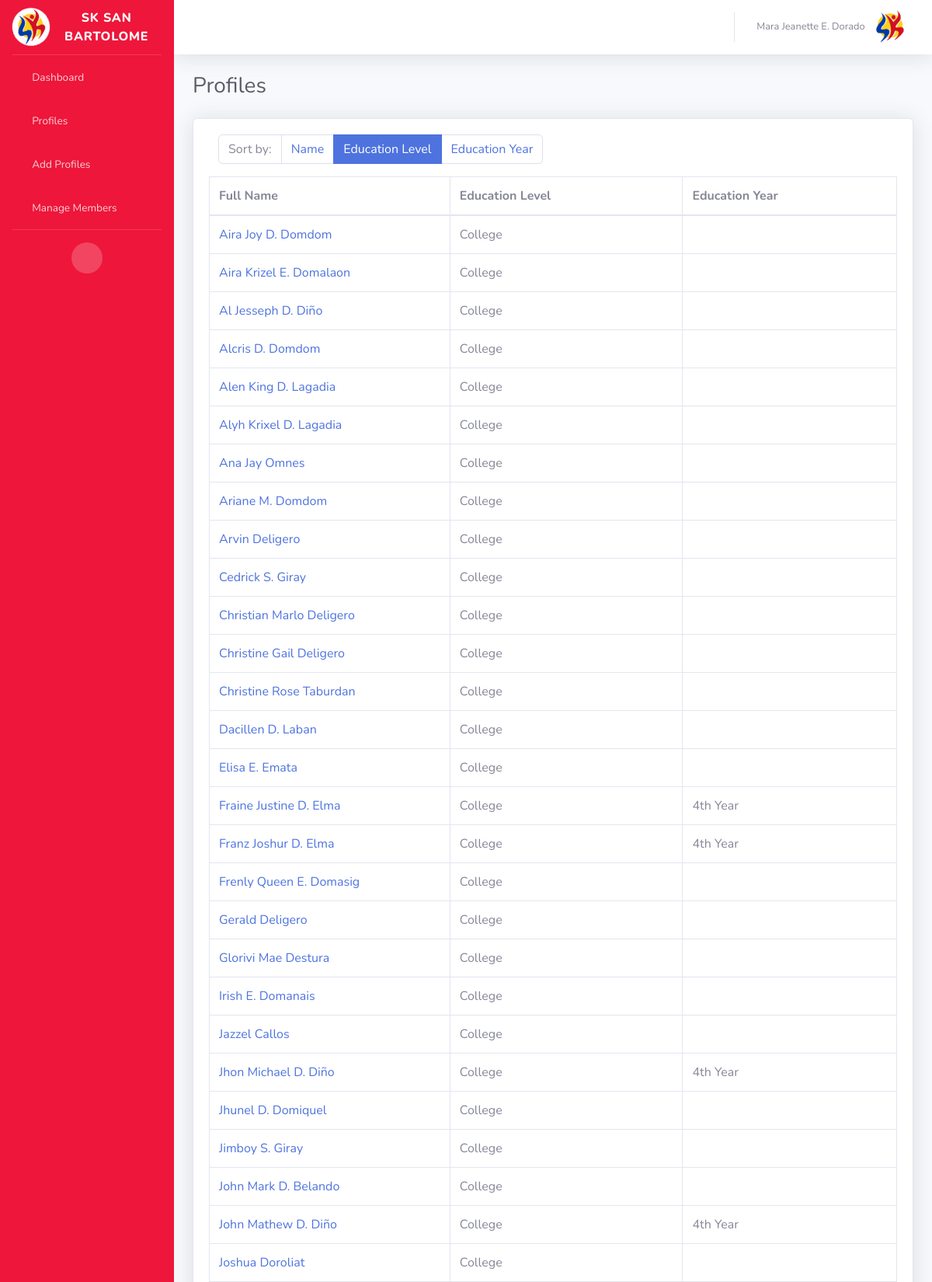
The page /filter_level/ (signed in, upper part) on the database its author committed.
### profiling/models.py (models this page shows)
class Profile (models.Model):
    education_level_choices = (
        ("College","College"),
        ("High School","High School"),
        ("Elementary","Elementary"),
        ("Out of School","Out of School"),
        ("Graduates","Graduates")
    )
    education_year_choices = (
        ("Grade 1","Grade 1"),
        ("Grade 2", "Grade 2"),
        ("Grade 3", "Grade 3"),
        ("Grade 4", "Grade 4"),
        ("Grade 5", "Grade 5"),
        ("Grade 6", "Grade 6"),
        ("Grade 7", "Grade 7"),
        ("Grade 8", "Grade 8"),
        ("Grade 9", "Grade 9"),
        ("Grade 10", "Grade 10"),
        ("Grade 11", "Grade 11"),
        ("Grade 12", "Grade 12"),
        ("1st Year", "1st Year"),
        ("2nd Year", "2nd Year"),
        ("3rd Year", "3rd Year"),
        ("4th Year", "4th Year"),
        ("5th Year", "5th Year"),
    )
    sex_choices = (
        ("Male","Male"),
        ("Female","Female"),
    )
    full_name = models.CharField(max_length=250)
    first_name = models.CharField(max_length=250)
    middle_name = models.CharField(max_length=250, null=True, blank=True)
    last_name = models.CharField(max_length=250)
    birthday = models.DateField(null=True, blank=True)
    age = models.IntegerField( null=True, blank=True)
    education_level = models.CharField(max_length=250, choices=education_level_choices)
    education_year = models.CharField(max_length=250, choices=education_year_choices,null=True, blank=True)
    school = models.CharField(max_length=250, null=True, blank=True)
    sex = models.CharField(max_length=250, null=True, blank=True, choices=sex_choices)
    purok = models.CharField(max_length=250, null=True, blank=True)
    slug = models.SlugField(max_length=250)
    def __str__(self):
        return self.full_name

### profiling/views.py (the view)
# urls.py: path('filter_level/', views.profile_filter_level, name="profile_filter_level_page"),
@login_required
def profile_filter_level(response):
    datas = Profile.objects.all().order_by('education_level')
    print(datas)
    current_user = response.user
    return render(response, "profiles/profiles-filter-level.html",{
        'datas':datas,
        'current_user': current_user,
    })

### profiling/templates/profiles/profiles-filter-level.html (shortened to what this page needs)
{% extends 'dashboard/index.html' %}
{% load static %}
{% block content %}
    <div class="d-sm-flex align-items-center justify-content-between mb-4">
        <h1 class="h3 mb-0 text-gray-800">Profiles</h1>
    </div>
    <div class="card shadow mb-4" style="">
        <div class="card-body">
            <div class="col-sm-12 col-md-7">
                <div class="dataTables_paginate paging_simple_numbers" id="dataTable_paginate">
                    <ul class="pagination">
                        <li class="paginate_button page-item previous disabled" id="dataTable_previous"><a
                                href="#" aria-controls="dataTable" data-dt-idx="0" tabindex="0"
                                class="page-link">Sort by: </a></li>
                        <li class="paginate_button page-item "><a href="{% url 'profiles' %}"
                                                                        aria-controls="dataTable"
                                                                        data-dt-idx="1" tabindex="0"
                                                                        class="page-link">Name</a></li>
                        <li class="paginate_button page-item active "><a href="{% url 'profile_filter_level_page' %}"
                                                                  aria-controls="dataTable"
                                                                  data-dt-idx="2" tabindex="0"
                                                                  class="page-link">Education Level</a></li>
                        <li class="paginate_button page-item "><a href="{% url 'profile_filter_year_page' %}"
                                                                  aria-controls="dataTable"
                                                                  data-dt-idx="3" tabindex="0"
                                                                  class="page-link">Education Year</a></li>
                    </ul>
                </div>
            </div>
            <div class="table-responsive">
                <div id="dataTable_wrapper" class="dataTables_wrapper dt-bootstrap4">
                    <div class="row">
                        <div class="col-sm-12">
                            <table class="table table-bordered dataTable" id="dataTable" width="100%" cellspacing="0"
                                   role="grid" aria-describedby="dataTable_info" style="width: 100%;">
                                <thead>
                                <tr role="row">
                                    <th class="sorting sorting_asc" tabindex="0" aria-controls="dataTable" rowspan="1"
                                        colspan="1" aria-sort="ascending"
                                        aria-label="Name: activate to sort column descending" style="width: 57px;">Full
                                        Name
                                    </th>
                                    <th class="sorting" tabindex="0" aria-controls="dataTable" rowspan="1" colspan="1"
                                        aria-label="Office: activate to sort column ascending" style="width: 49px;">
                                        Education Level
                                    </th>
                                    <th class="sorting" tabindex="0" aria-controls="dataTable" rowspan="1" colspan="1"
                                        aria-label="Age: activate to sort column ascending" style="width: 31px;">
                                        Education Year
                                    </th>
                                </tr>
                                </thead>
                                <tbody>
                                {% if datas %}
                                    {% for data in datas %}
                                        <tr>
                                            <td><a href="{% url 'profile_page' data.slug %}">{{ data.full_name }}</a>
                                            </td>
                                            <td>{{ data.education_level }}</td>
                                            <td>{{ data.education_year | default_if_none:""}}</td>
                                        </tr>
                                    {% endfor %}
                                {% else %}
                                    <tr class="odd">
                                        <td colspan="5" style="text-align: center">Currently no data</td>
                                    </tr>
                                {% endif %}
                                </tbody>
                            </table>
                        </div>
                    </div>
                </div>
            </div>
        </div>
    </div>
{% endblock %}

### profiling/templates/dashboard/index.html (shortened to what this page needs)
{% load static %}
<!DOCTYPE html>
<html lang="en">
<head>
    <link href="{% static 'dashboard/vendor/fontawesome-free/css/all.min.css' %}" rel="stylesheet" type="text/css">
    <link href="{% static 'dashboard/css/sb-admin-2.min.css' %} " rel="stylesheet">
</head>
<body id="page-top">
<div id="wrapper">
    {% include 'dashboard/sidebar.html' %}
    <div id="content-wrapper" class="d-flex flex-column">
        <div id="content">
            <nav class="navbar navbar-expand navbar-light bg-white topbar mb-4 static-top shadow">
                <ul class="navbar-nav ml-auto">
                    <li class="nav-item dropdown no-arrow">
                        <a class="nav-link dropdown-toggle" href="#" id="userDropdown" role="button"
                           data-toggle="dropdown" aria-haspopup="true" aria-expanded="false">
                            <span class="mr-2 d-none d-lg-inline text-gray-600 small">{{ current_user.get_full_name }}</span>
                            <img src="{% static 'dashboard/img/sklogo.png' %}" alt="SK Logo" height="50px">
                        </a>
                    </li>
                </ul>
            </nav>
            <div class="container-fluid">
                {% block content %}{% endblock %}
            </div>
        </div>
    </div>
</div>
</body>
</html>

### rows shown on the page
Profile: full_name "Aira Joy D. Domdom", education_level "College"
Profile: full_name "Aira Krizel E. Domalaon", education_level "College"
Profile: full_name "Al Jesseph D. Diño", education_level "College"
Profile: full_name "Alcris D. Domdom", education_level "College"
Profile: full_name "Alen King D. Lagadia", education_level "College"
Profile: full_name "Alyh Krixel D. Lagadia", education_level "College"
Profile: full_name "Ana Jay Omnes", education_level "College"
Profile: full_name "Ariane M. Domdom", education_level "College"
Profile: full_name "Arvin Deligero", education_level "College"
Profile: full_name "Cedrick S. Giray", education_level "College"
Profile: full_name "Christian Marlo Deligero", education_level "College"
Profile: full_name "Christine Gail Deligero", education_level "College"
Profile: full_name "Christine Rose Taburdan", education_level "College"
Profile: full_name "Dacillen D. Laban", education_level "College"
Profile: full_name "Elisa E. Emata", education_level "College"
Profile: full_name "Fraine Justine D. Elma", education_level "College", education_year "4th Year"
Profile: full_name "Franz Joshur D. Elma", education_level "College", education_year "4th Year"
Profile: full_name "Frenly Queen E. Domasig", education_level "College"
Profile: full_name "Gerald Deligero", education_level "College"
Profile: full_name "Glorivi Mae Destura", education_level "College"
Profile: full_name "Irish E. Domanais", education_level "College"
Profile: full_name "Jazzel Callos", education_level "College"
Profile: full_name "Jhon Michael D. Diño", education_level "College", education_year "4th Year"
Profile: full_name "Jhunel D. Domiquel", education_level "College"
Profile: full_name "Jimboy S. Giray", education_level "College"
Profile: full_name "John Mark D. Belando", education_level "College"
Profile: full_name "John Mathew D. Diño", education_level "College", education_year "4th Year"
Profile: full_name "Joshua Doroliat", education_level "College"

### other values the page prints
{{ current_user.get_full_name }} "Mara Jeanette E. Dorado"
